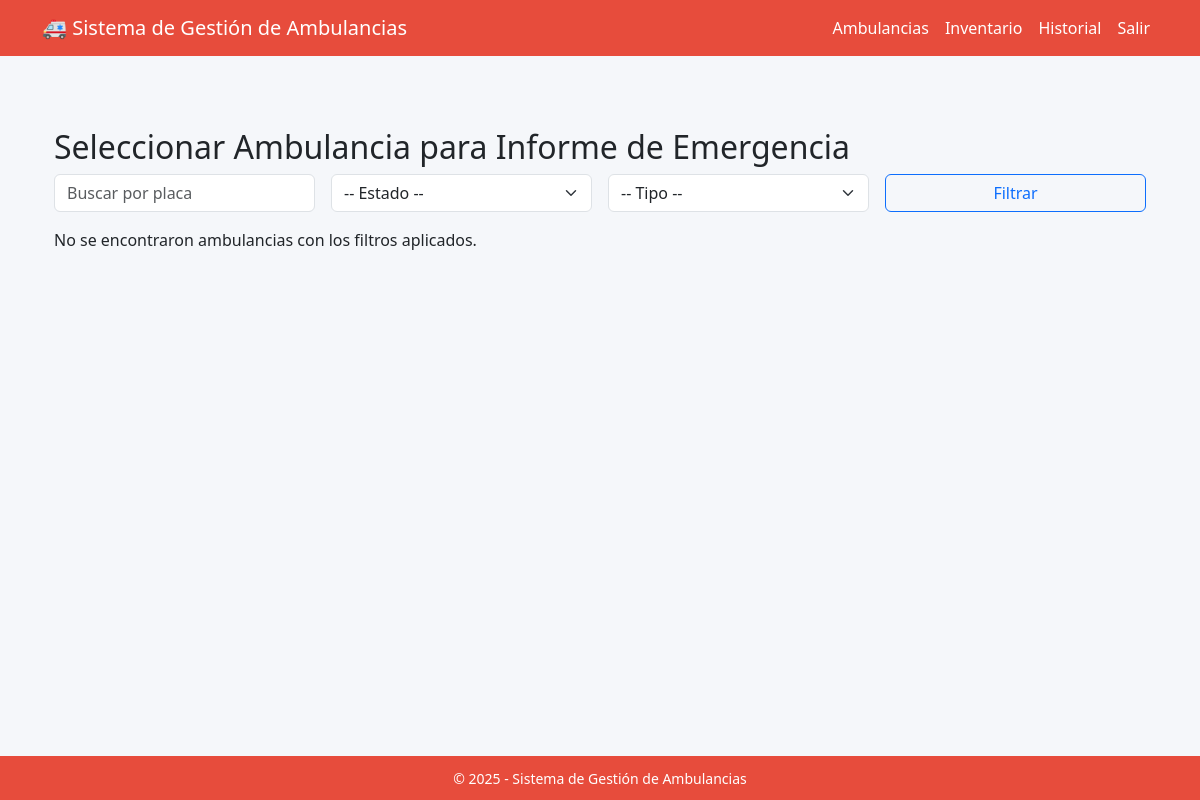
The page /emergencias/informes/asignar/ on the database as committed earlier.
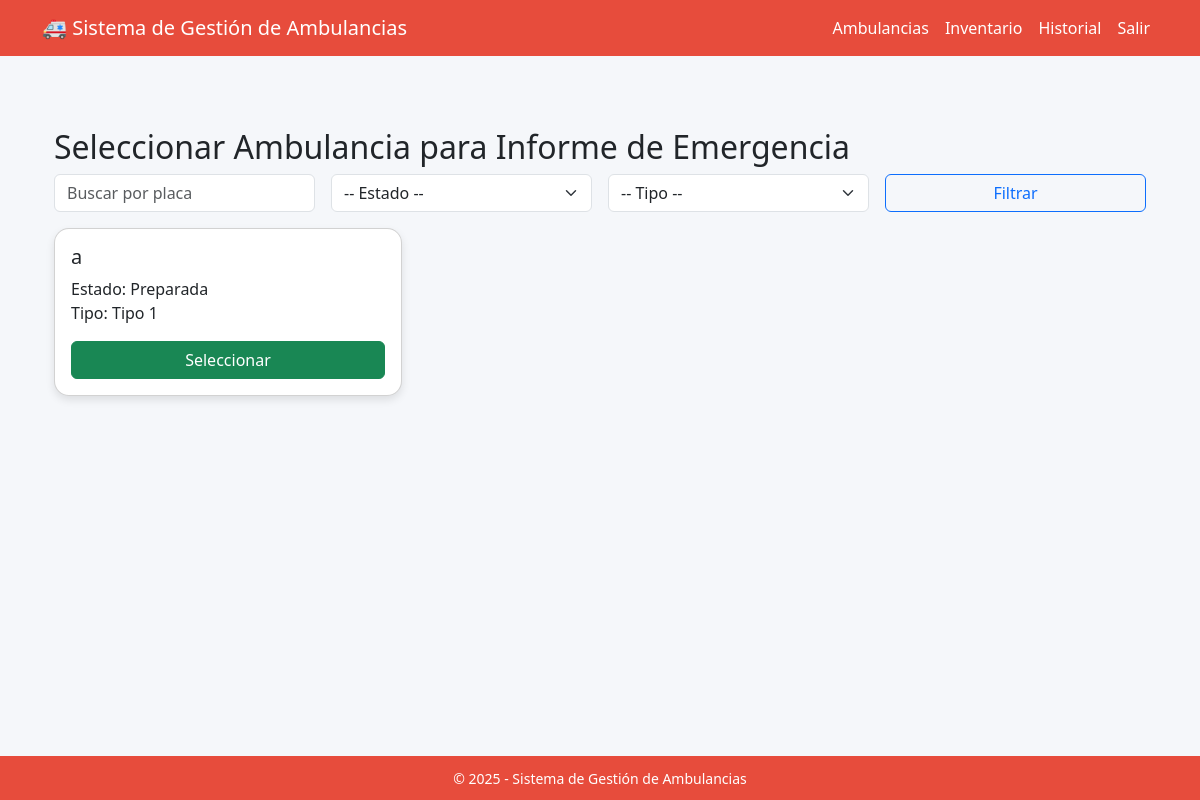
The same page on the database as committed later.
### ambulancias/models.py (models this page shows, shortened)
class Ambulancia(models.Model):
    placa = models.CharField(max_length=10, unique=True)
    ESTADO_AMB = [
        ('preparada', 'Preparada'),
        ('en_proceso', 'En proceso'),
        ('inhabilitada', 'Inhabilitada')]
    estado = models.CharField(max_length=20, choices=ESTADO_AMB, default='en_proceso')
    TIPO_AMB = [
        ('tipo_1', 'Tipo 1'),
        ('tipo_2', 'Tipo 2'),
        ('tipo_3', 'Tipo 3')]
    tipo_A = models.CharField(max_length=10, choices=TIPO_AMB)
    capacidad = models.IntegerField(null=True, blank=True)
    marca = models.CharField(max_length=50)
    fecha_adquisicion = models.DateField()
    objects = AmbulanciaManager()

### emergencias/views.py (the view)
# urls.py: path('informes/asignar/', views.asignar_ambulancia, name='asignar_ambulancia'),
def asignar_ambulancia(request):
    placa = request.GET.get("placa")
    estado = request.GET.get("estado")
    tipo = request.GET.get("tipo")
    ambulancias = InformeEmergenciaService.obtener_ambulancias_disponibles()
    if placa:
        ambulancias = ambulancias.filter(placa__icontains=placa)
    if estado:
        ambulancias = ambulancias.filter(estado=estado)
    if tipo:
        ambulancias = ambulancias.filter(tipo_A=tipo)
    context = {
        "ambulancias": ambulancias,
        "estados": Ambulancia.ESTADO_AMB,
        "tipos": Ambulancia.TIPO_AMB,
    }
    return render(request, "emergencias/asignar_ambulancia.html", context)

### emergencias/services/informe_service.py (called while the page is built)
    def obtener_ambulancias_disponibles():
        return Ambulancia.objects.exclude(estado='inhabilitada')

### emergencias/templates/emergencias/asignar_ambulancia.html (shortened to what this page needs)
{% extends 'base.html' %}
{% block content %}
<div class="container mt-4">
    <h2>Seleccionar Ambulancia para Informe de Emergencia</h2>
    <form method="get" class="row g-3 mb-3">
        <div class="col-md-3">
            <input type="text" name="placa" placeholder="Buscar por placa" class="form-control" value="{{ request.GET.placa }}">
        </div>
        <div class="col-md-3">
            <select name="estado" class="form-select">
                <option value="">-- Estado --</option>
            </select>
        </div>
        <div class="col-md-3">
            <select name="tipo" class="form-select">
                <option value="">-- Tipo --</option>
            </select>
        </div>
        <div class="col-md-3">
            <button type="submit" class="btn btn-outline-primary w-100">Filtrar</button>
        </div>
    </form>
    <div class="row">
        {% for amb in ambulancias %}
        <div class="col-md-4 mb-3">
            <div class="card h-100">
                <div class="card-body">
                    <h5 class="card-title">{{ amb.placa }}</h5>
                    <p class="card-text">
                        Estado: {{ amb.get_estado_display }}<br>
                        Tipo: {{ amb.get_tipo_A_display }}
                    </p>
                    <a href="{% url 'emergencias:registrar_informe' amb.id %}" class="btn btn-success w-100">Seleccionar</a>
                </div>
            </div>
        </div>
        {% empty %}
        <p>No se encontraron ambulancias con los filtros aplicados.</p>
        {% endfor %}
    </div>
</div>
{% endblock %}

Rows that differ between the two databases and show on the page:
added Ambulancia: placa "a", estado "Preparada", tipo_A "Tipo 1"
Other text that changed with them:
text no longer shown: "No se encontraron ambulancias con los filtros aplicados."
